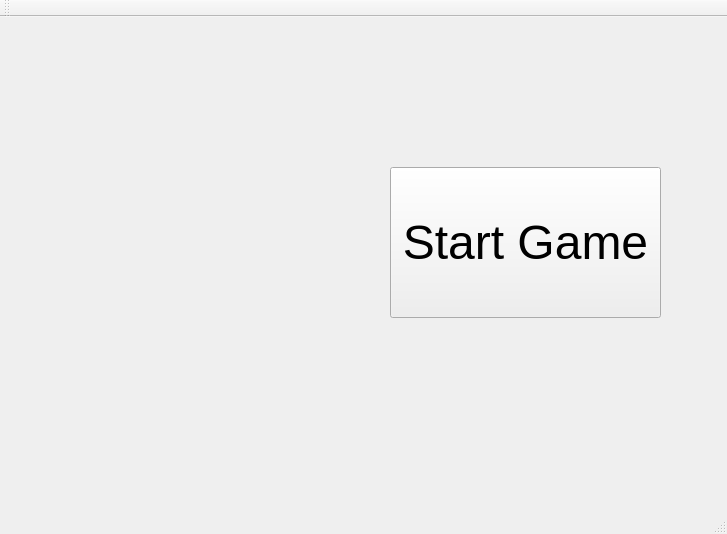
<?xml version="1.0" encoding="UTF-8"?>
<ui version="4.0">
 <class>Lobby_InterfaceClass</class>
 <widget class="QMainWindow" name="Lobby_InterfaceClass">
  <property name="geometry">
   <rect>
    <x>0</x>
    <y>0</y>
    <width>727</width>
    <height>534</height>
   </rect>
  </property>
  <property name="tabletTracking">
   <bool>false</bool>
  </property>
  <property name="windowTitle">
   <string>Lobby_Interface</string>
  </property>
  <property name="documentMode">
   <bool>false</bool>
  </property>
  <widget class="QWidget" name="centralWidget">
   <widget class="QPushButton" name="start_game">
    <property name="geometry">
     <rect>
      <x>390</x>
      <y>150</y>
      <width>271</width>
      <height>151</height>
     </rect>
    </property>
    <property name="font">
     <font>
      <pointsize>36</pointsize>
     </font>
    </property>
    <property name="text">
     <string>Start Game</string>
    </property>
   </widget>
  </widget>
  <widget class="QMenuBar" name="menuBar">
   <property name="geometry">
    <rect>
     <x>0</x>
     <y>0</y>
     <width>727</width>
     <height>22</height>
    </rect>
   </property>
  </widget>
  <widget class="QToolBar" name="mainToolBar">
   <attribute name="toolBarArea">
    <enum>TopToolBarArea</enum>
   </attribute>
   <attribute name="toolBarBreak">
    <bool>false</bool>
   </attribute>
  </widget>
  <widget class="QStatusBar" name="statusBar"/>
 </widget>
 <layoutdefault spacing="6" margin="11"/>
 <resources/>
 <connections/>
</ui>
